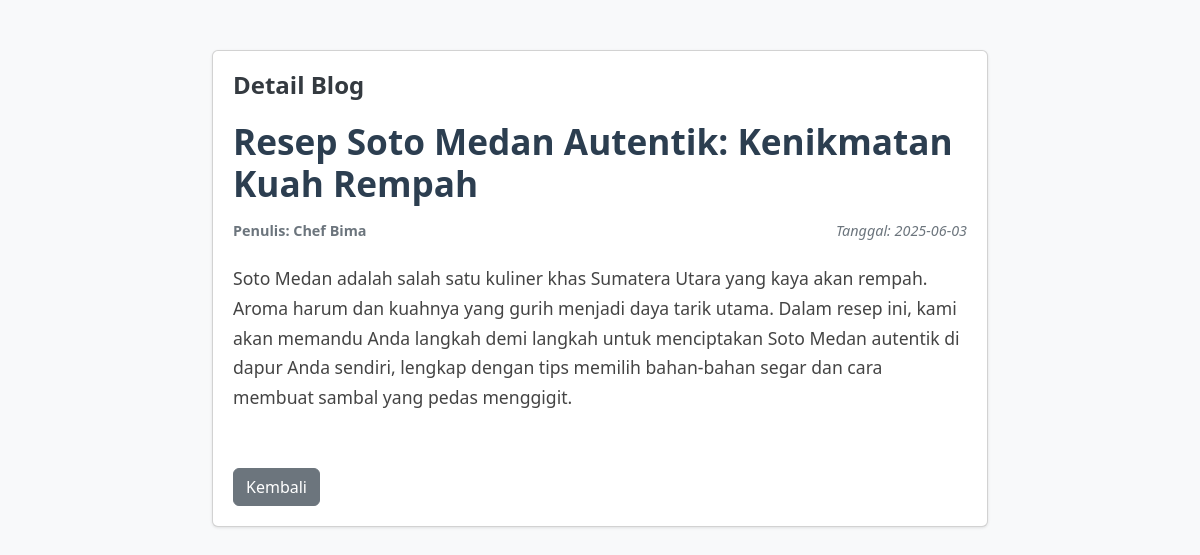
The app's page /file/admin/form/blogview.php?id=3 with its own data.
### tables this page shows
CREATE TABLE `blog` (
  `idblog` int(11) NOT NULL,
  `penulis` varchar(100) NOT NULL,
  `tanggalbuat` date NOT NULL,
  `judul` varchar(255) NOT NULL,
  `isi` mediumtext NOT NULL,
  `idkategori` int(11) NOT NULL
);

### file/admin/form/blogview.php (the view, shortened to what this page needs)
<?php
global $conn;
$id = isset($_GET['id']) ? (int) $_GET['id'] : 0;
$query = mysqli_query($conn, "SELECT * FROM blog WHERE idblog = $id");
$row = mysqli_fetch_assoc($query);
?>
<!DOCTYPE html>
<html lang="en">
<head>
    <link href="https://cdn.jsdelivr.net/npm/bootstrap@5.3.3/dist/css/bootstrap.min.css" rel="stylesheet">
    <link rel="stylesheet" href="https://cdnjs.cloudflare.com/ajax/libs/font-awesome/6.0.0-beta3/css/all.min.css">
</head>
<body>
    <div class="container">
        <div class="card">
            <h2 class="card-title">Detail Blog</h2>
            <div class="blog-details">
                <h3 class="blog-title"><?php echo $row['judul']; ?></h3>
                <div class="author-date">
                    <span class="author">Penulis: <?php echo $row['penulis']; ?></span>
                    <span class="post-date">Tanggal: <?php echo $row['tanggalbuat']; ?></span>
                </div>
                <p class="blog-content"><?php echo $row['isi']; ?></p>
                <a href="index.php?page=admin" class="btn btn-secondary back-button">Kembali</a>
            </div>
        </div>
    </div>
</body>
</html>

### file/admin/form/blogview.php (style rules this page uses)
body { font-family: 'Segoe UI', Tahoma, Geneva, Verdana, sans-serif; background-color: #f8f9fa; }
.container { max-width: 800px; margin-top: 50px; }
.card { background-color: white; border-radius: 0.375rem; box-shadow: 0 1px 3px rgba(0, 0, 0, 0.1); padding: 20px; }
.card-title { font-size: 1.5rem; font-weight: bold; margin-bottom: 20px; color: #343a40; }
.blog-details { line-height: 1.7; }
.blog-title { font-size: 2.2rem; font-weight: bold; margin-bottom: 15px; color: #2c3e50; }
.author-date { font-size: 0.9rem; color: #6c757d; margin-bottom: 20px; display: flex; justify-content: space-between; align-items: center; }
.author { font-weight: bold; }
.post-date { font-style: italic; }
.blog-content { font-size: 1.1rem; color: #444; margin-bottom: 25px; white-space: pre-line; }
.back-button { margin-top: 30px; }

### records on screen
blog: judul "Resep Soto Medan Autentik: Kenikmatan Kuah Rempah", penulis "Chef Bima", tanggalbuat "2025-06-03", isi "Soto Medan adalah salah satu kuliner khas Sumatera Utara yang kaya akan rempah. Aroma harum dan kuahnya yang gurih menjadi daya tarik utama. Dalam resep ini, kami akan memandu Anda langkah demi langkah untuk menciptakan Soto Medan autentik di dapur Anda sendiri, lengkap dengan tips memilih bahan-bahan segar dan cara membuat sambal yang pedas menggigit."
